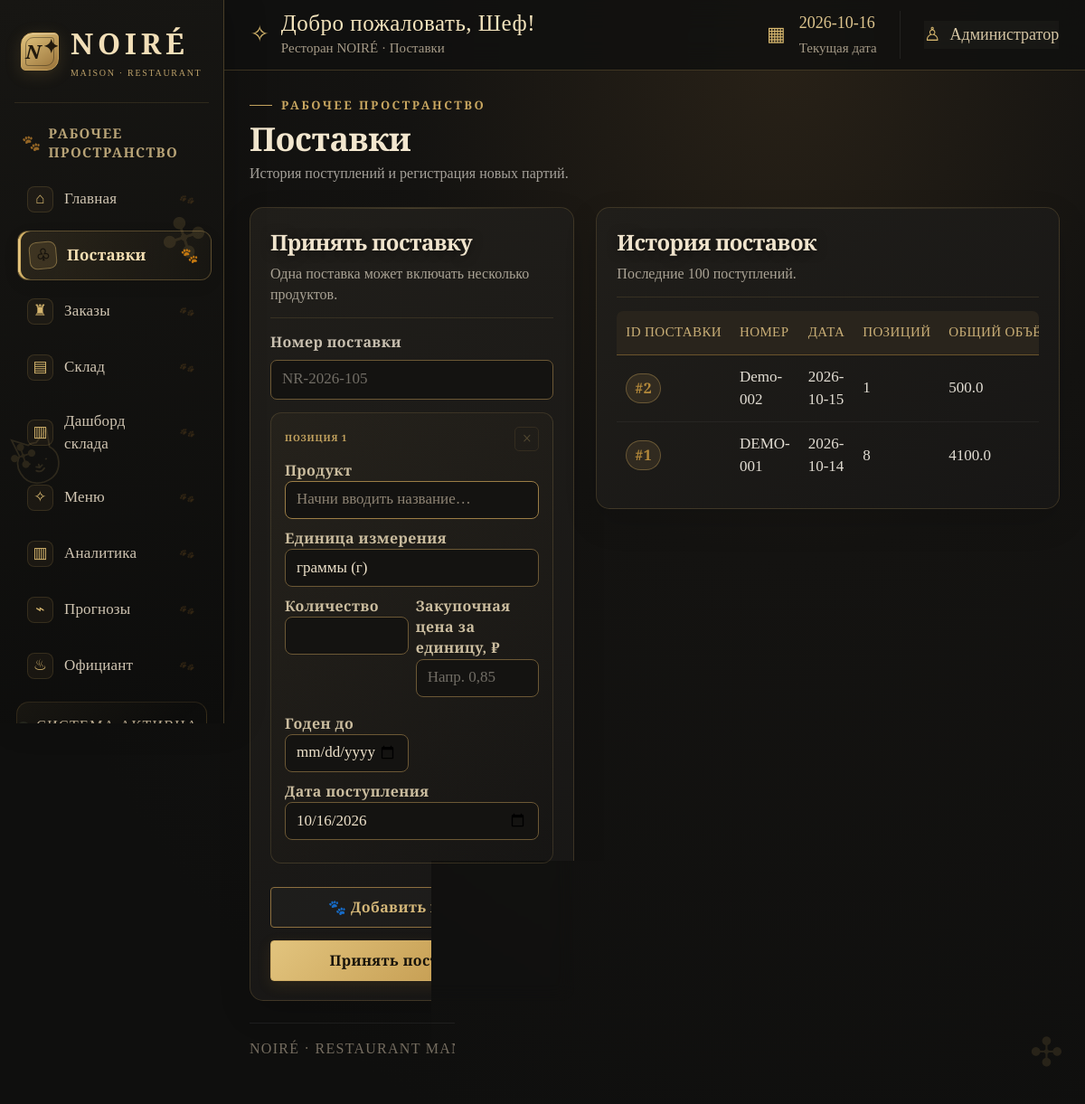
The page /deliveries on the database its author committed.
### tables this page shows
CREATE TABLE deliveries (
            id INTEGER PRIMARY KEY AUTOINCREMENT,
            delivery_no TEXT NOT NULL UNIQUE,
            created_at TEXT NOT NULL
        );

### app.py (the view)
@app.get("/deliveries")
def deliveries_page():
    with connect_db() as db:
        data = get_dashboard_data(db)
        rows = [dict(r) for r in db.execute("""SELECT d.id,d.delivery_no,d.created_at,COUNT(b.id) positions,
            COALESCE(SUM(b.quantity),0) total FROM deliveries d LEFT JOIN batches b ON b.delivery_id=d.id
            GROUP BY d.id ORDER BY d.id DESC LIMIT 100""").fetchall()]
    return render_template("section.html", page="deliveries", title="Поставки", subtitle="История поступлений и регистрация новых партий.", today=date.today().isoformat(), deliveries=rows, **data)

### app.py (called while the page is built, shortened)
def connect_db() -> sqlite3.Connection:
    db = sqlite3.connect(DB_PATH)
    db.row_factory = sqlite3.Row
    db.execute("PRAGMA foreign_keys = ON")
    return db

def stock_by_product(db: sqlite3.Connection, as_of: date | None = None) -> dict[int, float]:
    as_of = as_of or date.today()
    rows = db.execute("SELECT product_id, SUM(remaining) AS total FROM batches WHERE expires_on >= ? GROUP BY product_id", (as_of.isoformat(),)).fetchall()
    return {r["product_id"]: float(r["total"] or 0) for r in rows}

def auto_write_off_expired() -> int:
    today = date.today().isoformat()
    count = 0
    with connect_db() as db:
        db.execute("BEGIN IMMEDIATE")
        expired = db.execute(
            "SELECT id,product_id,remaining FROM batches WHERE remaining>0 AND expires_on<? ORDER BY expires_on,id",
            (today,),
        ).fetchall()
        now = datetime.now().isoformat(timespec="seconds")
        db.commit()
    return count

@app.before_request
def run_expiry_automation():
    auto_write_off_expired()

### templates/section.html (shortened to what this page needs)
<!doctype html><html lang="ru"><head><link href="https://cdn.jsdelivr.net/npm/bootstrap@5.3.3/dist/css/bootstrap.min.css" rel="stylesheet"><link href="{{ url_for('static', filename='style.css', v='noire-full-cat-outline-20261014') }}" rel="stylesheet"></head><body>
<div class="app-shell">{% set page = page %}{% include "sidebar.html" %}<div class="app-content"><header class="topbar"><div class="topbar-greeting"><span class="greeting-icon">✧</span><div><span class="greeting-title">Добро пожаловать, Шеф!</span><small>Ресторан NOIRÉ · {{ title }}</small></div></div><div class="topbar-right"><div class="top-date"><span>▦</span><div><b>{{ today }}</b><small>Текущая дата</small></div></div><div class="admin-chip"><span>♙</span> Администратор</div></div></header>
<main class="container-fluid dashboard-main px-lg-4 py-4"><div class="mb-4"><div class="eyebrow">РАБОЧЕЕ ПРОСТРАНСТВО</div><h1>{{ title }}</h1><p class="muted">{{ subtitle }}</p></div>
{% if page == 'deliveries' %}
<div class="row g-4"><div class="col-xl-5"><div class="panel"><div class="panel-heading"><div><h2>Принять поставку</h2><p>Одна поставка может включать несколько продуктов.</p></div></div><form method="post" action="{{ url_for('create_delivery') }}" class="form-stack"><label>Номер поставки<input name="delivery_no" class="form-control" placeholder="NR-2026-105" required></label><div id="deliveryRows" class="delivery-rows"><div class="delivery-item-row"><div class="delivery-row-top"><span class="delivery-row-number">Позиция 1</span><button type="button" class="delivery-remove" disabled>×</button></div><label>Продукт<input name="product_name[]" class="form-control product-autocomplete" list="productSuggestions" placeholder="Начни вводить название…" autocomplete="off" required></label><label>Единица измерения<select name="unit[]" class="form-select"><option value="г">граммы (г)</option><option value="кг">килограммы (кг)</option><option value="мл">миллилитры (мл)</option><option value="л">литры (л)</option><option value="шт">штуки (шт)</option><option value="упак.">упаковки</option></select></label><div class="row g-2"><div class="col-6"><label>Количество<input name="quantity[]" type="number" min="0.01" step="0.01" class="form-control" required></label></div><div class="col-6"><label>Закупочная цена за единицу, ₽<input name="unit_cost[]" type="number" min="0" step="0.01" class="form-control" placeholder="Напр. 0,85"></label></div><div class="col-6"><label>Годен до<input name="expires_on[]" type="date" min="{{ today }}" class="form-control" required></label></div></div><label>Дата поступления<input name="received_on[]" type="date" value="{{ today }}" class="form-control" required></label></div></div><datalist id="productSuggestions">{% for p in stock_rows %}<option value="{{ p.name }}"></option>{% endfor %}</datalist><button type="button" class="btn btn-outline-dark" id="addDeliveryRow">🐾 Добавить продукт</button><button class="btn btn-primary">Принять поставку →</button></form></div></div><div class="col-xl-7"><div class="panel"><div class="panel-heading"><div><h2>История поставок</h2><p>Последние 100 поступлений.</p></div></div><div class="table-responsive"><table class="table align-middle"><thead><tr><th>ID поставки</th><th>Номер</th><th>Дата</th><th>Позиций</th><th>Общий объём</th></tr></thead><tbody>{% for x in deliveries %}<tr><td><span class="status status-gold">#{{ x.id }}</span></td><td>{{ x.delivery_no }}</td><td>{{ x.created_at[:10] }}</td><td>{{ x.positions }}</td><td>{{ '%.1f'|format(x.total) }}</td></tr>{% else %}<tr><td colspan="5" class="muted">Поставок пока нет.</td></tr>{% endfor %}</tbody></table></div></div></div></div>
{% endif %}
<footer class="footer mt-4"><span>NOIRÉ · RESTAURANT MANAGEMENT</span></footer></main></div></div>
</body></html>

### rows shown on the page
deliveries: id "2", delivery_no "Demo-002", created_at "2026-10-15", positions "1", total "500.0"
deliveries: id "1", delivery_no "DEMO-001", created_at "2026-10-14", positions "8", total "4100.0"

### other values the page prints
{{ title }} "Поставки"
{{ subtitle }} "История поступлений и регистрация новых партий."
